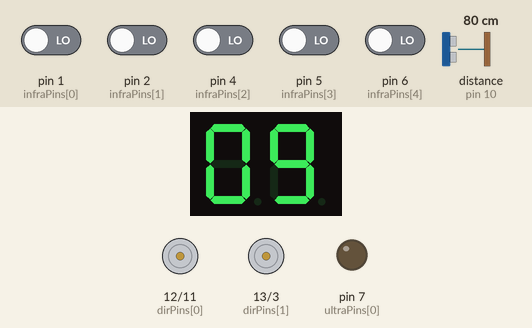
Recording of a sketch running on a simulated Arduino Uno, built with avr-gcc and run on an emulated ATmega328P. Parts: 2-digit seven-segment display, direction and speed pins drawn as motors (green arrow = direction pin HIGH = forward, orange = LOW = backward, longer = more drive), output pins drawn as LEDs (lit = HIGH). Wiring (inferred from the names in the program): 2-digit 7-segment display, segments lit when HIGH: segments pin 14, pin 15, pin 16, pin 17, pin 18, pin 19, pin 0; digit selects pin 8, pin 9. The inputs (shaded band) are chosen by the test bench; at power-on: pin 1 (infraPins[0]), pin 2 (infraPins[1]), pin 4 (infraPins[2]), pin 5 (infraPins[3]), pin 6 (infraPins[4]) LOW, distance to the obstacle (sensor on pin 10) 80 cm. The echo pulse lasts 58.3 µs per cm; the segment pins are drawn as the display they are named for; pins used as bus, display or sensor lines are not drawn.

Above: at 1.2 s.
1.3 s: distance to the obstacle (sensor on pin 10) set to 21 cm
At 11.0 s:
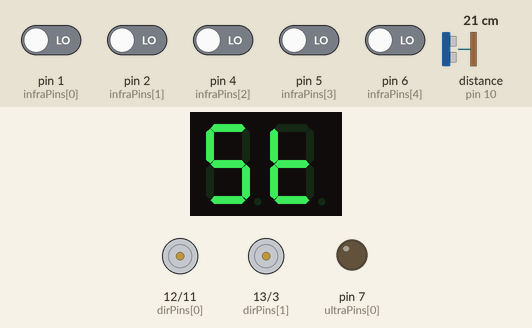
12.8 s: distance to the obstacle (sensor on pin 10) set to 18 cm
At 16.7 s:
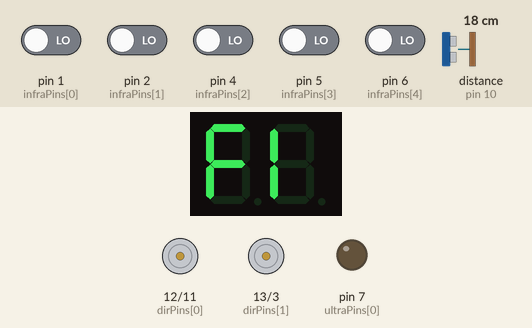
Timing chart, 0 to 18.2 s (numbered marks = the images above; inputs shaded):
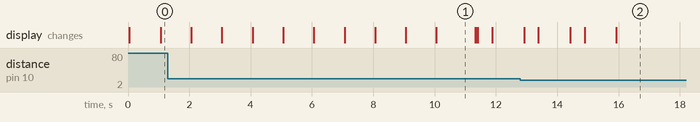

The sketch:

car.ino
```cpp
const int displayControlPins[2] = {8, 9}; // Display 1 and Display 2 control pins
const int segmentPins[7] = {14, 15, 16, 17, 18, 19, 0}; // A-G
const int ultraPins[2] = {7,10}; // (trig pin , echo pin)
const int infraPins[5] = {1,2,4,5,6};
const int pwmPins[2] = {11,3};
const int dirPins[2] = {12,13};

bool letters[4][7] = {
  {HIGH, LOW, LOW, LOW, HIGH, HIGH, HIGH},    // F
  {LOW, LOW, LOW, LOW, HIGH, HIGH, LOW},      // I
  {HIGH, LOW, HIGH, HIGH, LOW, HIGH, HIGH},   // S
  {LOW, LOW, LOW, HIGH, HIGH, HIGH, HIGH}     // T
};
bool numbers[10][7] = {
  {HIGH, HIGH, HIGH, HIGH, HIGH, HIGH, LOW},  // 0
  {LOW, HIGH, HIGH, LOW, LOW, LOW, LOW},      // 1
  {HIGH, HIGH, LOW, HIGH, HIGH, LOW, HIGH},   // 2
  {HIGH, HIGH, HIGH, HIGH, LOW, LOW, HIGH},   // 3
  {LOW, HIGH, HIGH, LOW, LOW, HIGH, HIGH},    // 4
  {HIGH, LOW, HIGH, HIGH, LOW, HIGH, HIGH},   // 5
  {HIGH, LOW, HIGH, HIGH, HIGH, HIGH, HIGH},  // 6
  {HIGH, HIGH, HIGH, LOW, LOW, LOW, LOW},     // 7
  {HIGH, HIGH, HIGH, HIGH, HIGH, HIGH, HIGH}, // 8
  {HIGH, HIGH, HIGH, HIGH, LOW, HIGH, HIGH}   // 9
};

const int patterns[][5] = {
  {0, 0, 0, 0, 0},   // Stop
  {1, 1, 0, 1, 1},   // Forward
  {1, 1, 1, 1, 1},   // Dead end
  {0, 0, 0, 1, 1},   // Left
  {1, 0, 0, 1, 1},   // Soft Left
  {1, 1, 0, 0, 0},   // Right
  {1, 1, 0, 0, 1}    // Soft Right
};

enum Pattern {
  STOP,
  FORWARD,
  DEAD_END,
  LEFT,
  SOFT_LEFT,
  RIGHT,
  SOFT_RIGHT
};

Pattern CURRENTPATTERN = FORWARD;
unsigned long startTime = 0;
unsigned long endTime = 0;
bool started = false;
bool forward = true;

const int speed = 62;
const int turnSpeed = 62;
const int reverseSpeed = 62;

const int maxDistance = 20;
const bool favorLeft = false;
const int retryDuration = 50;
const int forwardsDelay = 300;
const float turnSpeedMultiplier = 0.6;

void setup() {
  TCCR2B = TCCR2B & B11111000 | B00000111;

  for(int i = 0; i < 7; i++)
    pinMode(segmentPins[i], OUTPUT);
  for(int i = 0; i < 2; i++) {
    pinMode(displayControlPins[i], OUTPUT);
    digitalWrite(displayControlPins[i], HIGH);
  }
  pinMode(ultraPins[0], OUTPUT);
  pinMode(ultraPins[1], INPUT);

  for(int dirPin : dirPins)
    pinMode(dirPin, OUTPUT);
  for(int pwmPin : pwmPins)
    pinMode(pwmPin, OUTPUT);
  startTime = millis();
}

void loop() {
  if(!started)
    RunStartSequence();

  CheckForObstacle();
  SetDirection();
  ReadPattern();
  PatternToAction();
}

void ReadPattern() {
  UpdateTimer();
  for (int i = 0; i < 7; i++) {
    bool patternMatch = true;
    for (int j = 0; j < 5; j++) {
      if (digitalRead(infraPins[j]) != patterns[i][j]) {
        patternMatch = false;
        break;
      }
    }
    if (patternMatch) {
      CURRENTPATTERN = static_cast<Pattern>(i);
      return;
    }
  }
}
void PatternToAction() {
  switch(CURRENTPATTERN) {
    case(STOP):
      TestFinish();
      break;
    case(LEFT):
      SteerLeft();
      break;
    case(SOFT_LEFT):
      SoftLeft();
      break;
    case(RIGHT):
      SteerRight();
      break;
    case(SOFT_RIGHT):
      SoftRight();
      break;
    case(DEAD_END):
      RotateBack();
      break;
    default:
      Drive();
  }
}
void CheckForObstacle() {
  digitalWrite(ultraPins[0], HIGH);
  delayMicroseconds(10);
  digitalWrite(ultraPins[0], LOW);
  float duration = pulseIn(ultraPins[1], HIGH);
  float distance = duration / 58;

  if(distance > 0.0 && distance < maxDistance)
    RotateBack();
}
void Drive() {
  analogWrite(pwmPins[0], speed);
  analogWrite(pwmPins[1], speed);
}
void Stop() {
  analogWrite(pwmPins[0], 0);
  analogWrite(pwmPins[1], 0);
}
void TurnUntilForward() {
  // turn until forward pattern is broken
  for(int i=0; i < 2; i++) { // detect twice to be sure
    bool keepSteering = true;
    while(keepSteering) {
      ReadPattern();
      keepSteering = CURRENTPATTERN == FORWARD;
    }
    delay(5);
  }

  WaitUntilForward();
}
void WaitUntilForward() {
  bool keepWaiting = true;
  while(keepWaiting) {
    ReadPattern();
    keepWaiting = CURRENTPATTERN != FORWARD;
  }
}
void SteerLeftInPlace() {
  digitalWrite(dirPins[0], LOW);
  digitalWrite(dirPins[1], HIGH);
  analogWrite(pwmPins[0], turnSpeed);
  analogWrite(pwmPins[1], turnSpeed);
  bool keepSteering = true;
    while(keepSteering) {
      ReadPattern();
      keepSteering = CURRENTPATTERN == FORWARD;
    }
  WaitUntilForward();
  forward = true;
  SetDirection();
}
void SteerRightInPlace() {
  digitalWrite(dirPins[0], HIGH);
  digitalWrite(dirPins[1], LOW);
  analogWrite(pwmPins[0], turnSpeed);
  analogWrite(pwmPins[1], turnSpeed);
  bool keepSteering = true;
    while(keepSteering) {
      ReadPattern();
      keepSteering = CURRENTPATTERN == FORWARD;
    }
  WaitUntilForward();
  forward = true;
  SetDirection();
}
void SoftLeft() {
  analogWrite(pwmPins[0], turnSpeed * turnSpeedMultiplier);
  analogWrite(pwmPins[1], turnSpeed);
}
void SoftRight() {
  analogWrite(pwmPins[0], turnSpeed);
  analogWrite(pwmPins[1], turnSpeed * turnSpeedMultiplier);
}
void SteerLeft() {
  delay(retryDuration);
  ReadPattern();
  bool patternPersisted = CURRENTPATTERN == LEFT;

  if(!patternPersisted) {
    if(CURRENTPATTERN == STOP)
      TestFinish();
    return;
  }

  if(!favorLeft) {
    Drive();
    delay(forwardsDelay);

    ReadPattern();
    if(CURRENTPATTERN == FORWARD)
      return;
    SteerLeftInPlace();
    return;
  }
  analogWrite(pwmPins[0], 0);
  analogWrite(pwmPins[1], turnSpeed);

  TurnUntilForward();
}

void SteerRight() {
  delay(retryDuration);

  ReadPattern();
  bool patternPersisted = CURRENTPATTERN == RIGHT;

  if(!patternPersisted) {
    if(CURRENTPATTERN == STOP)
      TestFinish();
    return;
  }

  if(favorLeft) {
    Drive();
    delay(forwardsDelay);

    ReadPattern();
    if(CURRENTPATTERN == FORWARD)
      return;
    SteerRightInPlace();
    return;
  }
  analogWrite(pwmPins[0], turnSpeed);
  analogWrite(pwmPins[1], 0);

  TurnUntilForward();
}

void TestFinish() {
  Drive();
  delay(forwardsDelay);

  ReadPattern();
  if(CURRENTPATTERN != STOP) {
    if(favorLeft)
      SteerLeftInPlace();
    if(!favorLeft)
      SteerRightInPlace();
    return;
  }

  Stop();
  endTime = (millis() - startTime) / 1000;

  // blink endTime;
  for(int i=0; i < 3; i++) {
    delay(500);
    for(int j=0; j < 100; j++)
      showNumber(endTime);
  }

  // stop until pattern breaks
  bool stopped = true;
  while(stopped) {
    showLetters(0,1);
    stopped = CURRENTPATTERN == STOP;
  }
}
void RotateBack() {
  delay(200);
  analogWrite(pwmPins[0], turnSpeed);
  analogWrite(pwmPins[1], turnSpeed);
  digitalWrite(dirPins[1], HIGH);

  bool keepSteering = true;
  while(keepSteering) {
    ReadPattern();
    keepSteering = CURRENTPATTERN != FORWARD;
  }
  digitalWrite(dirPins[1], LOW);
}

void SetDirection() {
  for(int dirPin : dirPins) {
    if(!forward)
      digitalWrite(dirPin, HIGH);
    if(forward)
      digitalWrite(dirPin, LOW);
  }
}

void UpdateTimer() {
  showNumber((millis() - startTime) / 1000);
}
void showNumber(int number) {
  int tens = number / 10;
  int ones = number % 10;

  // Display the first digit
  for(int i = 0; i < 7; i++)
    digitalWrite(segmentPins[i], numbers[tens][i]);

  digitalWrite(displayControlPins[0], LOW);
  delay(5);
  digitalWrite(displayControlPins[0], HIGH);

  // Display second digit
  for(int i = 0; i < 7; i++)
    digitalWrite(segmentPins[i], numbers[ones][i]);

  digitalWrite(displayControlPins[1], LOW);
  delay(5);
  digitalWrite(displayControlPins[1], HIGH);
}
void showLetters(int index, int index1) {
  // display first letter
  for(int i = 0; i < 7; i++)
    digitalWrite(segmentPins[i], letters[index][i]);

  digitalWrite(displayControlPins[0], LOW);
  delay(5);
  digitalWrite(displayControlPins[0], HIGH);

  // Display second letter
  for(int i = 0; i < 7; i++)
    digitalWrite(segmentPins[i], letters[index1][i]);

  digitalWrite(displayControlPins[1], LOW);
  delay(5);
  digitalWrite(displayControlPins[1], HIGH);
}
void RunStartSequence() {
  while(true) {
    if(millis() - startTime > 10000) {
      // display St
      for(int i=0; i < 100; i++)
        showLetters(2,3);

      started = true;
      startTime = millis();
      return;
    }
    showNumber(10 - (millis() - startTime) / 1000);
  }
}
```

Measured:
- the behaviour switches between 20 and 19 cm on distance to the obstacle (sensor on pin 10) (found by bisection; images 1 and 2)
- what the display in image 1 shows lasts 1.2 s, from 10.1 s to 11.3 s
